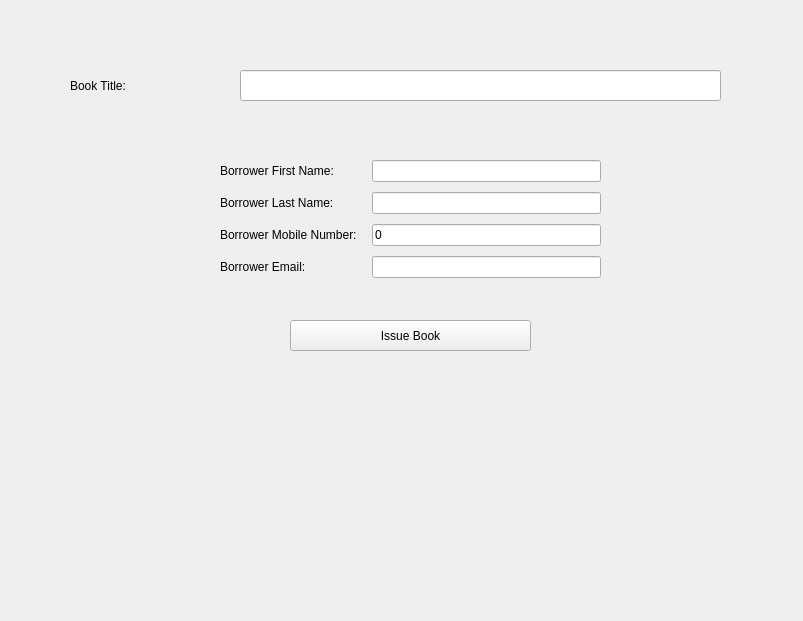
<?xml version="1.0" encoding="UTF-8"?>
<ui version="4.0">
 <class>IssueBook</class>
 <widget class="QWidget" name="IssueBook">
  <property name="geometry">
   <rect>
    <x>0</x>
    <y>0</y>
    <width>803</width>
    <height>621</height>
   </rect>
  </property>
  <property name="windowTitle">
   <string>Issue Book</string>
  </property>
  <widget class="QLabel" name="title_lbl">
   <property name="geometry">
    <rect>
     <x>70</x>
     <y>70</y>
     <width>131</width>
     <height>31</height>
    </rect>
   </property>
   <property name="text">
    <string>Book Title: </string>
   </property>
  </widget>
  <widget class="QLineEdit" name="title_lineEdit">
   <property name="geometry">
    <rect>
     <x>240</x>
     <y>70</y>
     <width>481</width>
     <height>31</height>
    </rect>
   </property>
  </widget>
  <widget class="QWidget" name="formLayoutWidget">
   <property name="geometry">
    <rect>
     <x>220</x>
     <y>160</y>
     <width>381</width>
     <height>131</height>
    </rect>
   </property>
   <layout class="QFormLayout" name="formLayout">
    <property name="horizontalSpacing">
     <number>12</number>
    </property>
    <property name="verticalSpacing">
     <number>10</number>
    </property>
    <item row="0" column="0">
     <widget class="QLabel" name="fname_lbl">
      <property name="text">
       <string>Borrower First Name: </string>
      </property>
     </widget>
    </item>
    <item row="0" column="1">
     <widget class="QLineEdit" name="fname_lineEdit"/>
    </item>
    <item row="1" column="0">
     <widget class="QLabel" name="lname_lbl">
      <property name="text">
       <string>Borrower Last Name: </string>
      </property>
     </widget>
    </item>
    <item row="1" column="1">
     <widget class="QLineEdit" name="lname_lineEdit"/>
    </item>
    <item row="2" column="0">
     <widget class="QLabel" name="mobno_lbl">
      <property name="text">
       <string>Borrower Mobile Number: </string>
      </property>
     </widget>
    </item>
    <item row="2" column="1">
     <widget class="QLineEdit" name="mobno_lineEdit">
      <property name="text">
       <string>0</string>
      </property>
     </widget>
    </item>
    <item row="3" column="0">
     <widget class="QLabel" name="email_lbl">
      <property name="text">
       <string>Borrower Email: </string>
      </property>
     </widget>
    </item>
    <item row="3" column="1">
     <widget class="QLineEdit" name="email_lineEdit"/>
    </item>
   </layout>
  </widget>
  <widget class="QPushButton" name="issue_btn">
   <property name="geometry">
    <rect>
     <x>290</x>
     <y>320</y>
     <width>241</width>
     <height>31</height>
    </rect>
   </property>
   <property name="text">
    <string>Issue Book</string>
   </property>
  </widget>
  <widget class="QLabel" name="issue_msg_lbl">
   <property name="geometry">
    <rect>
     <x>180</x>
     <y>380</y>
     <width>471</width>
     <height>31</height>
    </rect>
   </property>
   <property name="font">
    <font>
     <pointsize>10</pointsize>
    </font>
   </property>
   <property name="text">
    <string/>
   </property>
   <property name="alignment">
    <set>Qt::AlignCenter</set>
   </property>
  </widget>
  <widget class="QWidget" name="horizontalLayoutWidget">
   <property name="geometry">
    <rect>
     <x>170</x>
     <y>440</y>
     <width>491</width>
     <height>51</height>
    </rect>
   </property>
   <layout class="QHBoxLayout" name="horizontalLayout"/>
  </widget>
 </widget>
 <resources/>
 <connections/>
</ui>
